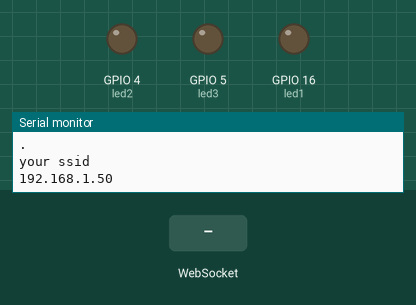
A sketch run on a simulated ESP8266 (NodeMCU). On the bench: output pins drawn as LEDs (lit = HIGH), the last lines printed to the serial monitor. The test bench sets the inputs (shaded band). WiFi joins after 1.5 s; servers stay silent unless stated.

Above: at 2.7 s.
2.8 s: WebSocket text "on1" received
At 3.4 s:
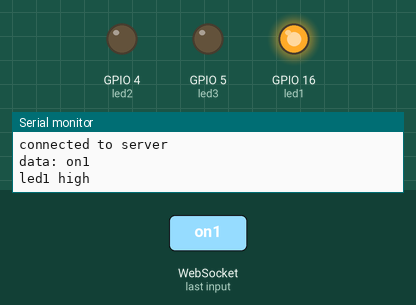
4.3 s: WebSocket text "on2" received
At 4.6 s:
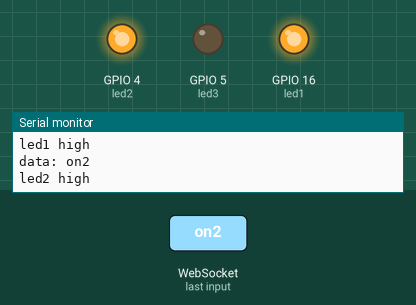
5.8 s: WebSocket text "off1" received
At 6.9 s:
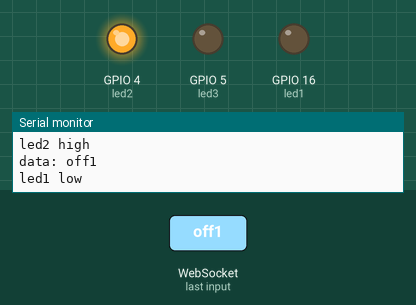
7.3 s: WebSocket text "on3" received
At 8.0 s:
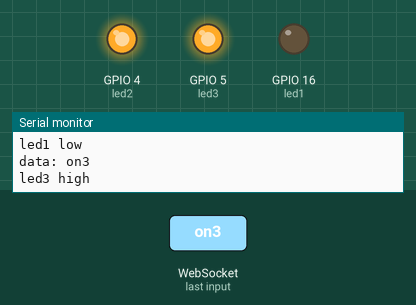
8.8 s: WebSocket text "off2" received
At 9.2 s:
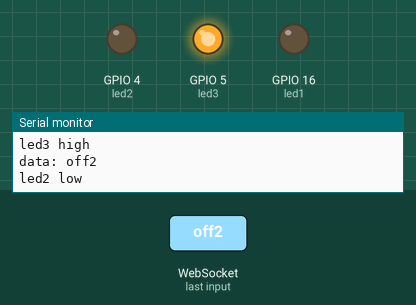
10.3 s: WebSocket text "off3" received
At 11.5 s:
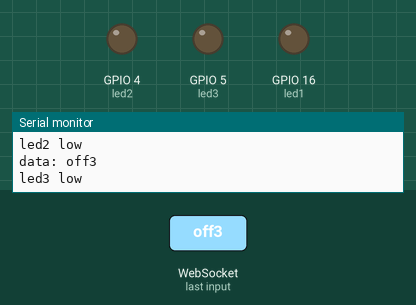
Timing chart, 0 to 12.8 s (numbered marks = the images above; inputs shaded):
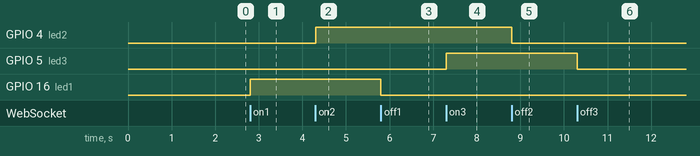

The sketch:

HW_client.ino
```cpp
#include <ESP8266WiFi.h>
#include <WebSocketsClient.h>

WebSocketsClient wsc;

const char *ssid = "your ssid";
const char *pass = "your pass";

#define SERVER  "damp-brook-16044.herokuapp.com"
#define PORT    80
#define URL     "/"

#define led1	16
#define led2	4
#define led3	5

void websocketEvent(WStype_t type, uint8_t *data, size_t length){
  switch(type){
    case(WStype_CONNECTED):
      Serial.printf("connected to server\n");
      wsc.sendTXT("hardware");
      break;

    case(WStype_TEXT):
      Serial.printf("data: %s\n",data);
	  String s =  (char*)data;
	  if (s == "on1"){
		  digitalWrite(led1,HIGH);
      Serial.println("led1 high");
		  //led on
	  }
	  else if (s == "off1"){
		  //led off
		  digitalWrite(led1,LOW);
     Serial.println("led1 low");
	  }

	  if (s == "on2"){
		  digitalWrite(led2,HIGH);
      Serial.println("led2 high");
		  //led on
	  }
	  else if (s == "off2"){
		  //led off
		  digitalWrite(led2,LOW);
     Serial.println("led2 low");
	  }


	  	  if (s == "on3"){
		  digitalWrite(led3,HIGH);
      Serial.println("led3 high");
		  //led on
	  }
	  else if (s == "off3"){
		  //led off
		  digitalWrite(led3,LOW);
     Serial.println("led3 low");
	  }


      break;
  }
}

void setup(){
	pinMode(led1, OUTPUT);
	pinMode(led2, OUTPUT);
	pinMode(led3, OUTPUT);
  Serial.begin(115200);

  WiFi.begin(ssid, pass);

  while(WiFi.status() != WL_CONNECTED){
    Serial.println(".");
    delay(500);
  }

  Serial.println(WiFi.SSID());
  Serial.println(WiFi.localIP());

  wsc.begin(SERVER, PORT, URL);
  wsc.onEvent(websocketEvent);
  wsc.setReconnectInterval(1000);
}

void loop(){
  wsc.loop();
}
```

Measured:
- after the input at 2.8 s, GPIO 16 (led1): LOW → HIGH at once
- after the input at 4.3 s, GPIO 4 (led2): LOW → HIGH at once
- after the input at 5.8 s, GPIO 16 (led1): HIGH → LOW at once
- after the input at 7.3 s, GPIO 5 (led3): LOW → HIGH at once
- after the input at 8.8 s, GPIO 4 (led2): HIGH → LOW at once
- after the input at 10.3 s, GPIO 5 (led3): HIGH → LOW at once
